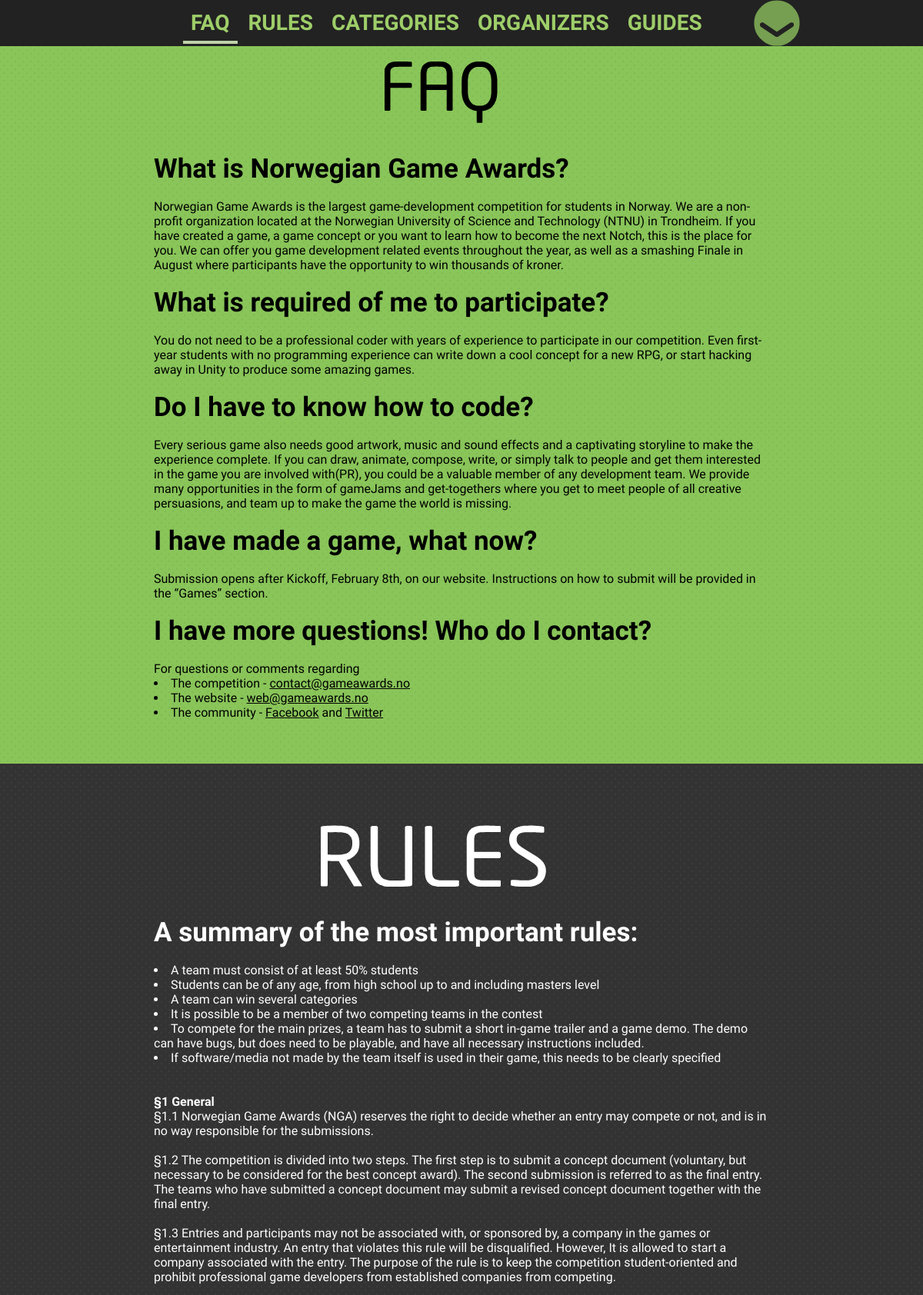
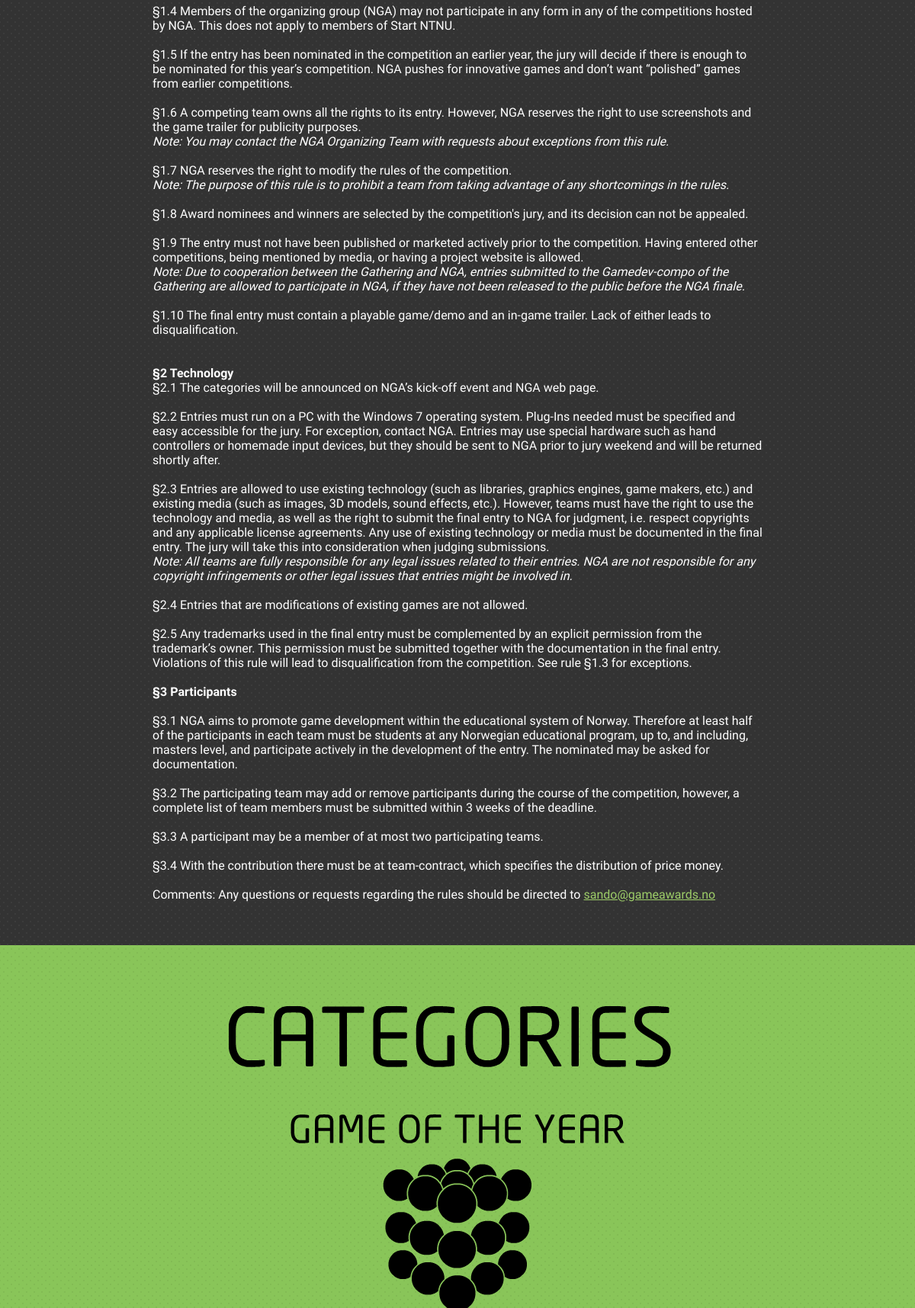
The app's page /content/ (upper part) with its own data (2 pictures, top to bottom).
### content/models.py (models this page shows, shortened)
class General(models.Model):
    title = models.CharField(max_length = 200)
    text = models.TextField()

### content/views.py (the view)
def info_request(request):
    rules = General.objects.get(title='rules')
    categories = General.objects.get(title='categories')
    organizers = General.objects.get(title='organizers')
    faq = General.objects.get(title='faq')
    guides = General.objects.get(title='guides')
    return render_to_response(
        'content/info.html',
        {
        'rules': rules,
        'categories': categories,
        'organizers': organizers,
        'faq':faq,
        'guides':guides,
        },
        context_instance=RequestContext(request))

### templates/content/info.html (shortened to what this page needs)
{% extends "template.html" %}
{% block template_head %}
    <link rel="stylesheet" href="{{ STATIC_URL }}stylesheets/info.css" />
{% endblock %}
{% block template_nav %}
<li class="current_page_item"><a id="btnFirst"    href="#second-container">    FAQ</a></li>
<li><a id="btnSecond"   href="#third-container">   RULES</a></li>
<li><a id="btnThird"    href="#fourth-container">    CATEGORIES</a></li>
<li><a id="btnFourth"   href="#fifth-container">   ORGANIZERS</a></li>
<li><a id="btnFifth"    href="#guides-container">    GUIDES</a></li>
{% endblock %}
{% block second %}
<div class="picture-center" id="faq-text"></div>
<div style="color: black;">
    {{ faq.text|safe }}
</div>
{% endblock %}
{% block third %}
<div class="picture-center" id="rules-text"></div>
<div style="color: white;">
    {{ rules.text|safe }}
</div>
{% endblock %}
{% block fourth %}
<div class="picture-center" id="categories-text"></div>
    {{ categories.text|safe }}
{% endblock %}

### static/stylesheets/page-style.css (style rules this page uses)
body { background: black; }
a { cursor: pointer; color:#9ECE69; text-decoration:underline; }
h2 { font-size:35px; font-weight:900; }
#second-container a { color:black; }
.picture-center { margin-left:auto; margin-right:auto; display: block; margin-bottom: 20px; background-repeat: no-repeat; }
#rules-text { margin-top: 80px; width: 367px; height: 80px; background-image: url(../images/rules-text.png); }
#categories-text { margin-top: 80px; width: 600px; height: 80px; background-image: url(../images/categories-text.png); }
#faq-text { margin-top: 80px; width: 200px; height: 80px; background-image: url(../images/faq-text.png); }

### static/stylesheets/nav-bar.css (style rules this page uses)
#nav-elements li { display: inline-block; }
#nav-elements a { font-family: 'Titillium Web', 'Trebuchet MS', sans-serif; font-weight: 700; font-size: 28px; color: #9ECE69; float: left; padding: 6px 10px 4px 10px; text-decoration: none; }
.current_page_item a { color: #DAE6CC; }

### records on screen
General: text "What is Norwegian Game Awards? Norwegian Game Awards is the largest game-development competition for students in Norway. We are a non-profit organization located at the Norwegian University of Science and Technology (NTNU) in Trondheim. If you have created a game, a game concept or you want to learn how to become the next Notch, this is the place for you. We can offer you game development related events throughout the year, as well as a smashing Finale in August where participants have the opportunity to win thousands of kroner. What is required of me to participate? You do not need to be a professional coder with years of experience to participate in our competition. Even first-year…"
General: text "A summary of the most important rules: A team must consist of at least 50% students Students can be of any age, from high school up to and including masters level A team can win several categories It is possible to be a member of two competing teams in the contest To compete for the main prizes, a team has to submit a short in-game trailer and a game demo. The demo can have bugs, but does need to be playable, and have all necessary instructions included. If software/media not made by the team itself is used in their game, this needs to be clearly specified §1 General §1.1 Norwegian Game Awards (NGA) reserves the right to decide whether an entry may compete or not, and is in no way…"
General: text (picture)
